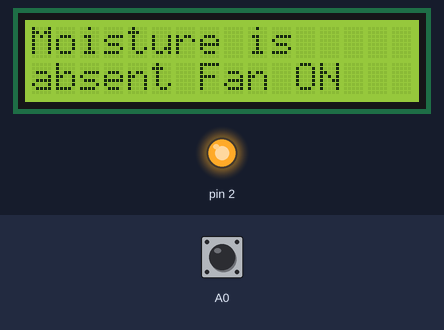
Simulated run of this sketch. Board: Arduino Uno, built with avr-gcc and run on an emulated ATmega328P. On the bench: 16×2 character LCD, output pins drawn as LEDs (lit = HIGH). Dashed ring = blinking. Inputs (shaded band) come from the test bench; at power-on: A0 HIGH. What the sketch prints to the serial monitor is not drawn.

Above: at 4.7 s.
4.8 s: A0 driven LOW
At 5.8 s:
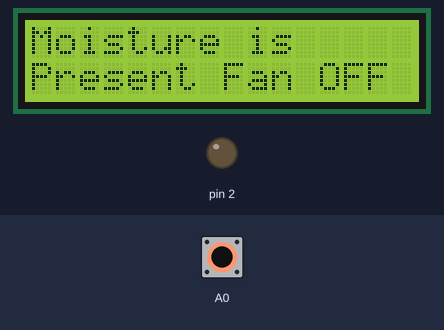
6.3 s: A0 driven HIGH
At 7.2 s:
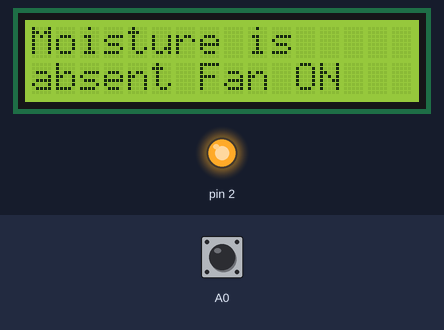
9.3 s: A0 pulsed LOW 5 times (0.12 s each, 0.3 s apart)
At 10.45 s:
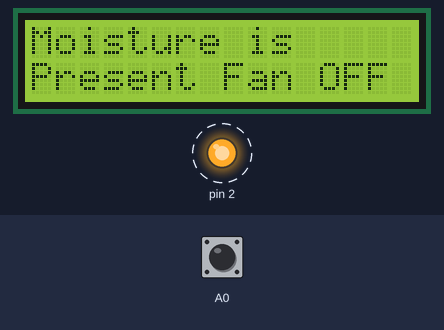
13.8 s: A0 pulsed LOW 5 times (0.12 s each, 0.3 s apart)
At 14.48 s:
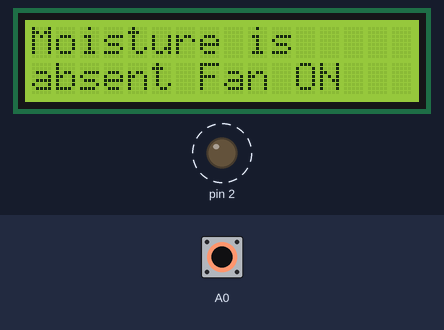
Timing chart, 0 to 16.8 s (numbered marks = the images above; inputs shaded):
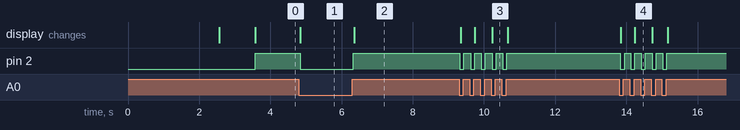

Measured:
- after the input at 4.8 s, pin 2: HIGH → LOW at once; the display: changes at once (image 1)
- after the input at 6.3 s, pin 2: LOW → HIGH at once; the display: changes after 0.05 s (image 2)
- after the input at 9.3 s, pin 2: alternates HIGH for 0.18 s and LOW for 0.12 s, 10 changes in all, then stays HIGH, starting at once; the display: changes after 0.05 s (image 3)
- after the input at 13.8 s, pin 2: alternates HIGH for 0.18 s and LOW for 0.12 s, 10 changes in all, then stays HIGH, starting at once; the display: first changes at once (image 4 shows a later state)

The sketch:

Project_MLD.ino
```cpp
#include <LiquidCrystal.h>
/* Create object named lcd of the class LiquidCrystal */
LiquidCrystal lcd(13, 12, 11, 10, 9, 8, 7, 6, 5, 4, 3);  /* For 8-bit mode */
//LiquidCrystal lcd(9, 8, 7, 6, 5, 4, 3);  /* For 4-bit mode */

unsigned char Character1[8] = { 0x04, 0x1F, 0x11, 0x11, 0x1F, 0x1F, 0x1F, 0x1F }; /* Custom Character 1 */
unsigned char Character2[8] = { 0x01, 0x03, 0x07, 0x1F, 0x1F, 0x07, 0x03, 0x01 }; /* Custom Character 2 */

int Moisture=0;
void setup()
{
  Serial.begin(9600);
  pinMode(A0,INPUT);
  pinMode(2,OUTPUT);
 lcd.begin(16,2);  /* Initialize 16x2 LCD *//* Clear the LCD */
 lcd.setCursor(0,0);
 lcd.print("IOT IRRIGATION ");
 lcd.setCursor(0,1);
 lcd.print("MONITORING AND");
 delay(2500);
  lcd.clear();
  lcd.setCursor(0,0);
 lcd.print("CONTROLLING");
 delay(1000);
  // put your setup code here, to run once:

}


void loop()
{
  Moisture=digitalRead(A0);
  Serial.println(Moisture);
  if(Moisture==0)
  {
    Serial.println("Moisture is present");
    digitalWrite(2,LOW);
  lcd.clear();
  lcd.setCursor(0,0); /* Set cursor to column 0 row 0 */
  lcd.print("Moisture is "); /* Print data on display */
  lcd.setCursor(0,1);
  lcd.print("Present Fan OFF");
  }

    else
    {Serial.println("Moisture is ");
  digitalWrite(2,HIGH);
   lcd.clear();
  lcd.setCursor(0,0); /* Set cursor to column 0 row 0 */
  lcd.print("Moisture is "); /* Print data on display */
  lcd.setCursor(0,1);
  lcd.print("absent Fan ON");
  }

  // put your main code here, to run repeatedly:

}
```
